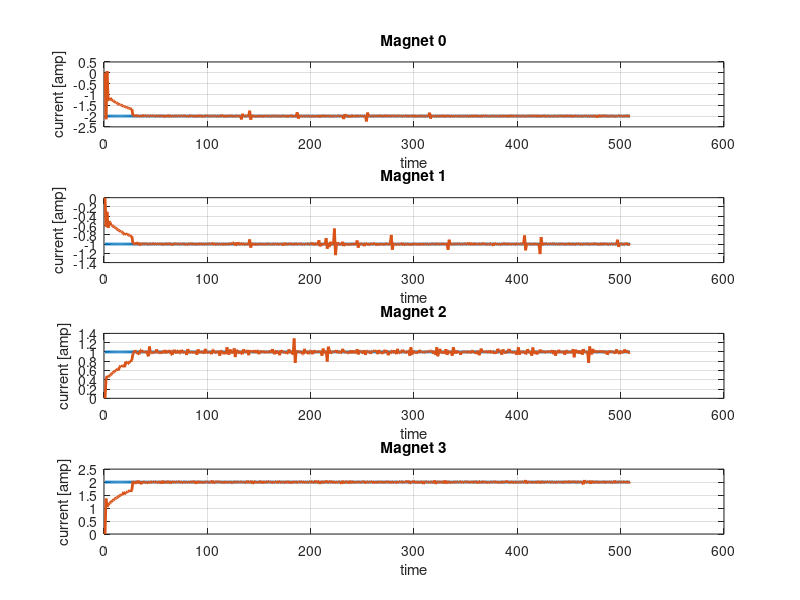

Reproduce this figure in MATLAB.
clc
clear
close all

is_angle = false;
data = csvread("current_regulation.csv");

spa = data(:,1);
ia = data(:,2);
spb = data(:,3);
ib = data(:,4);
spc = data(:,5);
ic = data(:,6);
spd = data(:,7);
id = data(:,8);

figure;
subplot(4,1,1);
plot(spa, "LineWidth", 2); hold on;
plot(ia, "LineWidth", 2); grid on;
ylabel("current [amp]"); xlabel("time");
title("Magnet 0");
subplot(4,1,2);
plot(spb, "LineWidth", 2); hold on;
plot(ib, "LineWidth", 2); grid on;
ylabel("current [amp]"); xlabel("time");
title("Magnet 1");
subplot(4,1,3);
plot(spc, "LineWidth", 2); hold on;
plot(ic, "LineWidth", 2); grid on;
ylabel("current [amp]"); xlabel("time");
title("Magnet 2");
subplot(4,1,4);
plot(spd, "LineWidth", 2); hold on;
plot(id, "LineWidth", 2); grid on;
ylabel("current [amp]"); xlabel("time");
title("Magnet 3");
